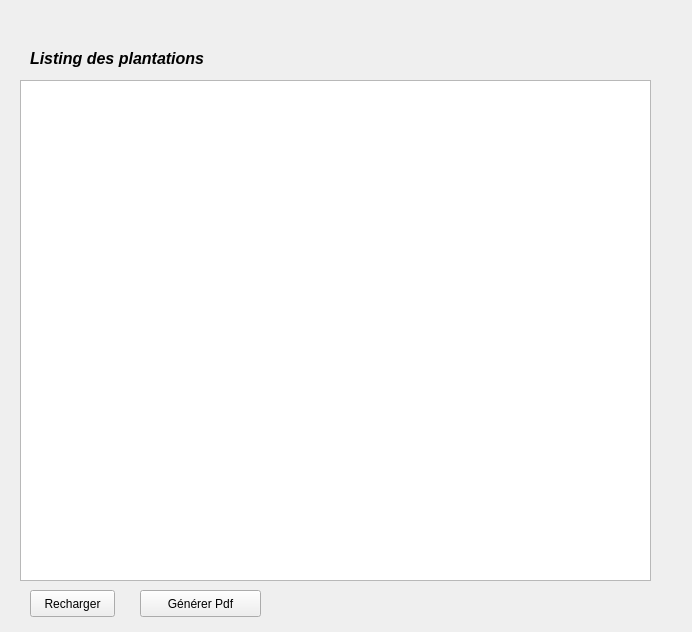
<?xml version="1.0" encoding="UTF-8"?>
<ui version="4.0">
 <class>Form</class>
 <widget class="QWidget" name="Form">
  <property name="geometry">
   <rect>
    <x>0</x>
    <y>0</y>
    <width>692</width>
    <height>632</height>
   </rect>
  </property>
  <property name="windowTitle">
   <string>Listing des plantations</string>
  </property>
  <widget class="QTableView" name="tableView">
   <property name="geometry">
    <rect>
     <x>20</x>
     <y>80</y>
     <width>631</width>
     <height>501</height>
    </rect>
   </property>
  </widget>
  <widget class="QLabel" name="label">
   <property name="geometry">
    <rect>
     <x>30</x>
     <y>50</y>
     <width>201</width>
     <height>17</height>
    </rect>
   </property>
   <property name="font">
    <font>
     <pointsize>12</pointsize>
     <weight>75</weight>
     <italic>true</italic>
     <bold>true</bold>
    </font>
   </property>
   <property name="text">
    <string>Listing des plantations</string>
   </property>
  </widget>
  <widget class="QPushButton" name="BP_recharge">
   <property name="geometry">
    <rect>
     <x>30</x>
     <y>590</y>
     <width>85</width>
     <height>27</height>
    </rect>
   </property>
   <property name="text">
    <string>Recharger</string>
   </property>
  </widget>
  <widget class="QPushButton" name="BP_print">
   <property name="geometry">
    <rect>
     <x>140</x>
     <y>590</y>
     <width>121</width>
     <height>27</height>
    </rect>
   </property>
   <property name="text">
    <string>Générer Pdf</string>
   </property>
  </widget>
 </widget>
 <resources/>
 <connections/>
</ui>
